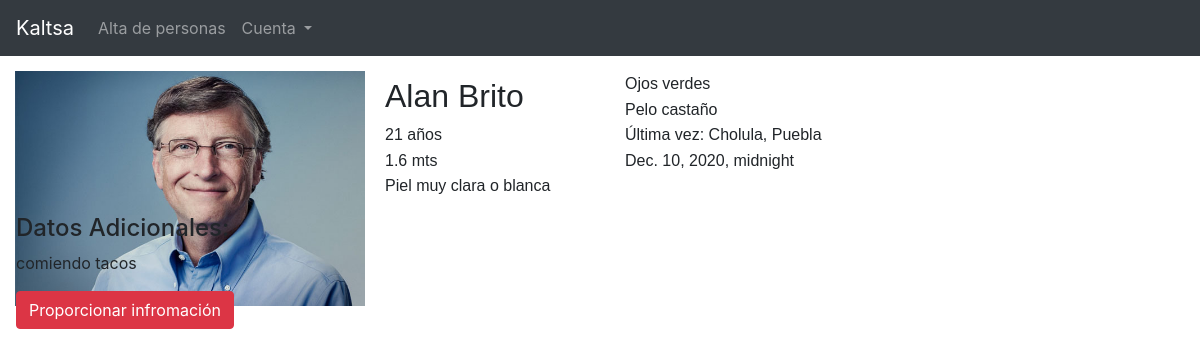
Screenshot of /perfil/15 with the database file from the repository.
### kaltsapp/models.py (models this page shows, shortened)
class MissingPerson(models.Model):
    TYPE_I = "Piel muy clara o blanca"
    TYPE_II = "Piel clara"
    TYPE_III = "Piel clara intermedia"
    TYPE_IV = "Piel morena o media"
    TYPE_V = "Piel oscura o marrón"
    TYPE_VI = "Piel muy oscura o negra"
    SKIN_COLOR_CHOICES = [
        (TYPE_I, "Piel muy clara o blanca"),
        (TYPE_II, "Piel clara"),
        (TYPE_III, "Piel clara intermedia"),
        (TYPE_IV, "Piel morena o media"),
        (TYPE_V, "Piel oscura o marrón"),
        (TYPE_VI, "Piel muy oscura o negra"),
    ]
    MALE = "Masculino"
    FEMALE = "Female"
    GENDER_CHOICES = [
        (MALE, "Masculino"),
        (FEMALE, "Female"),
    ]
    full_name = models.CharField(max_length=200, null=True)
    age = models.IntegerField(null=True)
    gender = models.CharField(max_length=100, choices=GENDER_CHOICES, default = "Género", null=True)
    height = models.FloatField(null=True)
    hair_color = models.CharField(max_length=200, null=True)
    skin_color = models.CharField(max_length=100, choices=SKIN_COLOR_CHOICES, default="Color de piel")
    eye_color = models.CharField(max_length=50, null=True)
    unique_characteristics = models.CharField(max_length=300, null=True)
    person_image = models.ImageField(default="default.png", null=True, blank=True)
    state = models.ForeignKey(State, on_delete=models.SET_NULL, null=True)
    municipio = models.ForeignKey(Municipio, on_delete=models.SET_NULL, null=True)
    last_seen_in = models.CharField(max_length=300, null=True)
    date_and_time = models.DateTimeField(auto_now_add=False, null=True)
    additional_info = models.CharField(max_length=200)

### kaltsapp/views.py (the view)
# urls.py: path('perfil/', views.perfilUsuario, name="perfilUsuario"),
def perfil(request, pk):
    profile = MissingPerson.objects.get(id=pk)
    context = {'profile': profile}
    return render(request, "files/profile.html", context)

### kaltsapp/templates/files/profile.html (shortened to what this page needs)
{% extends 'files/layout.html' %}
{% load static %}
{% block content %}
<div class="wrapper">
  <img src="{{profile.person_image.url}}" id="missing_person_img">
  <h2 class="imp">{{profile.full_name}}</h2>
  <p class="imp">
    <span class="profile-data">{{profile.age}} años</span>
    <br>
    <span class="profile-data">{{profile.height}} mts</span>
    <br>
    <span class="profile-data">{{profile.skin_color}}</span>
    <br>
    <span class="profile-data">Ojos {{profile.eye_color}}</span>
    <br>
    <span class="profile-data">Pelo {{profile.hair_color}}</span>
    <br>
    <span class="profile-data">Última vez: {{profile.last_seen_in}}</span>
    <br>
    <span class="profile-data">{{profile.date_and_time}}</span>
    <br>
  </p>
</div>
<div class="ml-3" id="datos-adcionales">
  <h4>Datos Adicionales:</h4>
    <p>{{profile.additional_info}}</p>
    <a href="{% url 'pista' profile.full_name profile.id %}" class="btn btn-danger">Proporcionar infromación</a>
  </div>
{% endblock %}

### static/css/layout.css (style rules this page uses)
.wrapper { column-count: 2; column-gap: 50px; padding: 15px; }
.imp { line-height: 1.6; font-family: Helvetica; text-align: justify; margin: 0; }
#missing_person_img { float: left; width: 350px; shape-margin:20px; margin-right: 20px; margin-bottom: 20px; }

### rows the page displays
MissingPerson: person_image (picture), full_name "Alan Brito", age "21", height "1.6", skin_color "Piel muy clara o blanca", eye_color "verdes", hair_color "castaño", last_seen_in "Cholula, Puebla", date_and_time "Dec. 10, 2020, midnight", additional_info "comiendo tacos"
